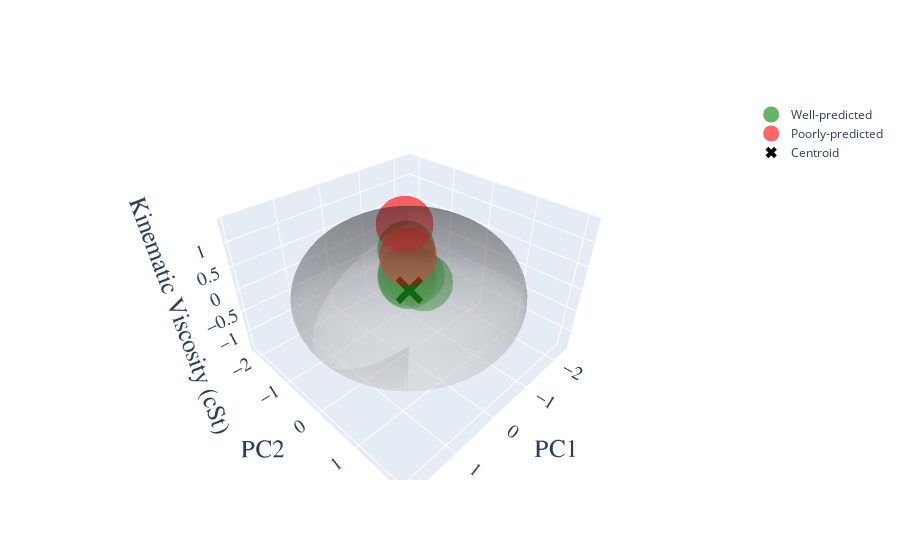

Write notebook code for a chart like this one.
### Code cell
import numpy as np
import plotly.graph_objects as go

# --- Scatter Data ---
fig = go.Figure()
idx_well_predicted = [0,2,3,4,5,6]
idx_poorly_predicted = [1,7]
# Train points
# fig.add_trace(go.Scatter3d(
#     x=X_3d_train[:,0], y=X_3d_train[:,1], z=X_3d_train[:,2],
#     mode='markers',
#     name='Well-predicted',
#     marker=dict(size=5, color='green', opacity=0.6)
# ))
fig.add_trace(go.Scatter3d(
    x=X_3d_test[idx_well_predicted,0], y=X_3d_test[idx_well_predicted,1], z=X_3d_test[idx_well_predicted,2],
    mode='markers',
    name='Well-predicted',
    marker=dict(size=20, color='green', opacity=0.6)
))
# Test points
fig.add_trace(go.Scatter3d(
    x=X_3d_test[idx_poorly_predicted,0], y=X_3d_test[idx_poorly_predicted,1], z=X_3d_test[idx_poorly_predicted,2],
    mode='markers',
    name='Poorly-predicted',
    marker=dict(size=20, color='red', opacity=0.6)
))

# --- Ellipsoid ---
# Define grid for ellipsoid
u = np.linspace(0, 2 * np.pi, 50)
v = np.linspace(0, np.pi, 50)
u, v = np.meshgrid(u, v)
w1, w2, w3 = RSP.optimal_weights
# Radius & weights
a = Reff / np.sqrt(w1)
b = Reff / np.sqrt(w2)
c = Reff / np.sqrt(w3)

# Ellipsoid coordinates
ellip_x = a * np.cos(u) * np.sin(v)
ellip_y = b * np.sin(u) * np.sin(v)
ellip_z = c * np.cos(v)

# Center the ellipsoid (optional)
xc, yc, zc = RSP.centroid  # You can change this to your centroid if needed
ellip_x += xc
ellip_y += yc
ellip_z += zc

fig.add_trace(go.Surface(
    x=ellip_x,
    y=ellip_y,
    z=ellip_z,
    opacity=0.3,
    showscale=False,
    name='Ellipsoid',
    colorscale='Greys',
    hoverinfo='skip'
))

# --- Centroid Marker ---
fig.add_trace(go.Scatter3d(
    x=[xc], y=[yc], z=[zc],
    mode='markers+text',
    name='Centroid',
    marker=dict(
        size=10,
        symbol='x',
        color='black'
    ),
    # text=['Centroid'],
    textposition='top center'
))

# --- Layout ---
fig.update_layout(
    scene=dict(
        xaxis_title='PC1',
        yaxis_title='PC2',
        zaxis_title='Kinematic Viscosity (cSt)',
        xaxis=dict(
            titlefont=dict(family='Helvetica', size=25),
            tickfont=dict(family='Helvetica', size=15)
        ),
        yaxis=dict(
            titlefont=dict(family='Helvetica', size=25),
            tickfont=dict(family='Helvetica', size=15)
        ),
        zaxis=dict(
            titlefont=dict(family='Helvetica', size=25),
            tickfont=dict(family='Helvetica', size=15)
        ),
    ),
    # margin=dict(l=0, r=0, b=0, t=60),
    # title=dict(
    #     text='Train/Test Distribution with Domain Ellipsoid',
    #     font=dict(family='Helvetica', size=30)
    # ),
    # legend=dict(
    #     font=dict(family='Helvetica', size=22)
    # ),
    # font=dict(
    #     family='Helvetica',
    #     size=25
    # )
)


fig.show()

### Figure 1 — Plotly figure (JSON) as saved in the notebook; plotly's stock layout.template omitted (floating-point values rounded to 4 significant figures; data arrays with more than 128 entries replaced by an {"elided": "..."} marker saying what was removed)
{"data": [{"marker": {"color": "green", "opacity": 0.6, "size": 20}, "mode": "markers", "name": "Well-predicted", "type": "scatter3d", "x": [-0.1624, -0.435, -0.2973, -0.1588, -0.1588, -0.152], "y": [-0.05838, 0.08468, -0.001292, -0.09891, -0.09891, -0.09719], "z": [0.2462, 0.1385, 0.3137, 0.8804, 0.3751, 0.2855]}, {"marker": {"color": "red", "opacity": 0.6, "size": 20}, "mode": "markers", "name": "Poorly-predicted", "type": "scatter3d", "x": [-0.1503, -0.1097], "y": [-0.05036, -0.08735], "z": [0.7506, 1.381]}, {"colorscale": [[0, "rgb(255,255,255)"], [0.125, "rgb(240,240,240)"], [0.25, "rgb(217,217,217)"], [0.375, "rgb(189,189,189)"], [0.5, "rgb(150,150,150)"], [0.625, "rgb(115,115,115)"], [0.75, "rgb(82,82,82)"], [0.875, "rgb(37,37,37)"], [1, "rgb(0,0,0)"]], "hoverinfo": "skip", "name": "Ellipsoid", "opacity": 0.3, "showscale": false, "type": "surface", "x": {"elided": "50x50 float values"}, "y": {"elided": "50x50 float values"}, "z": {"elided": "50x50 float values"}}, {"marker": {"color": "black", "size": 10, "symbol": "x"}, "mode": "markers+text", "name": "Centroid", "textposition": "top center", "type": "scatter3d", "x": [-0.203], "y": [-0.05097], "z": [0]}], "layout": {"scene": {"xaxis": {"tickfont": {"family": "Helvetica", "size": 15}, "title": {"font": {"family": "Helvetica", "size": 25}, "text": "PC1"}}, "yaxis": {"tickfont": {"family": "Helvetica", "size": 15}, "title": {"font": {"family": "Helvetica", "size": 25}, "text": "PC2"}}, "zaxis": {"tickfont": {"family": "Helvetica", "size": 15}, "title": {"font": {"family": "Helvetica", "size": 25}, "text": "Kinematic Viscosity (cSt)"}}}}}
